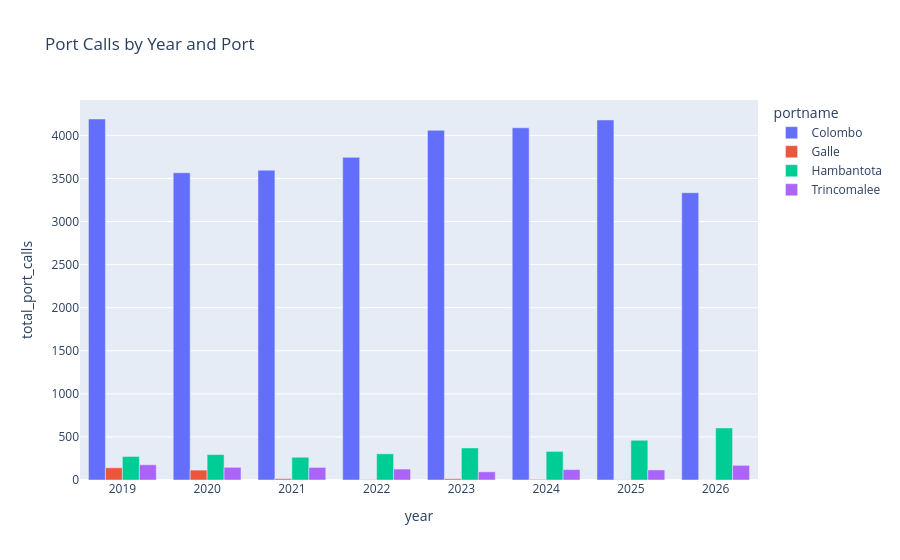

Notebook code for this chart:
### Code cell
import plotly.express as px

plot_df = annual_analysis.toPandas()

fig = px.bar(
    plot_df,
    x="year",2
    y="total_port_calls",
    color="portname",
    barmode="group",
    title="Port Calls by Year and Port",
)
fig.show()

### Figure 1 — Plotly figure (JSON) as saved in the notebook; plotly's stock layout.template omitted (floating-point values rounded to 4 significant figures)
{"data": [{"alignmentgroup": "True", "hovertemplate": "portname=Colombo<br>year=%{x}<br>total_port_calls=%{y}<extra></extra>", "legendgroup": "Colombo", "marker": {"color": "#636efa", "pattern": {"shape": ""}}, "name": "Colombo", "offsetgroup": "Colombo", "orientation": "v", "showlegend": true, "textposition": "auto", "type": "bar", "x": [2019, 2020, 2021, 2022, 2023, 2024, 2025, 2026], "xaxis": "x", "y": [4190, 3566, 3596, 3745, 4059, 4088, 4179, 3334], "yaxis": "y"}, {"alignmentgroup": "True", "hovertemplate": "portname=Galle<br>year=%{x}<br>total_port_calls=%{y}<extra></extra>", "legendgroup": "Galle", "marker": {"color": "#EF553B", "pattern": {"shape": ""}}, "name": "Galle", "offsetgroup": "Galle", "orientation": "v", "showlegend": true, "textposition": "auto", "type": "bar", "x": [2019, 2020, 2021, 2022, 2023, 2024, 2025, 2026], "xaxis": "x", "y": [142, 115, 15, 4, 14, 7, 3, 1], "yaxis": "y"}, {"alignmentgroup": "True", "hovertemplate": "portname=Hambantota<br>year=%{x}<br>total_port_calls=%{y}<extra></extra>", "legendgroup": "Hambantota", "marker": {"color": "#00cc96", "pattern": {"shape": ""}}, "name": "Hambantota", "offsetgroup": "Hambantota", "orientation": "v", "showlegend": true, "textposition": "auto", "type": "bar", "x": [2019, 2020, 2021, 2022, 2023, 2024, 2025, 2026], "xaxis": "x", "y": [273, 295, 264, 304, 372, 332, 461, 604], "yaxis": "y"}, {"alignmentgroup": "True", "hovertemplate": "portname=Trincomalee<br>year=%{x}<br>total_port_calls=%{y}<extra></extra>", "legendgroup": "Trincomalee", "marker": {"color": "#ab63fa", "pattern": {"shape": ""}}, "name": "Trincomalee", "offsetgroup": "Trincomalee", "orientation": "v", "showlegend": true, "textposition": "auto", "type": "bar", "x": [2019, 2020, 2021, 2022, 2023, 2024, 2025, 2026], "xaxis": "x", "y": [177, 147, 146, 127, 95, 121, 117, 170], "yaxis": "y"}], "layout": {"barmode": "group", "legend": {"title": {"text": "portname"}, "tracegroupgap": 0}, "title": {"text": "Port Calls by Year and Port"}, "xaxis": {"anchor": "y", "domain": [0, 1], "title": {"text": "year"}}, "yaxis": {"anchor": "x", "domain": [0, 1], "title": {"text": "total_port_calls"}}}}
